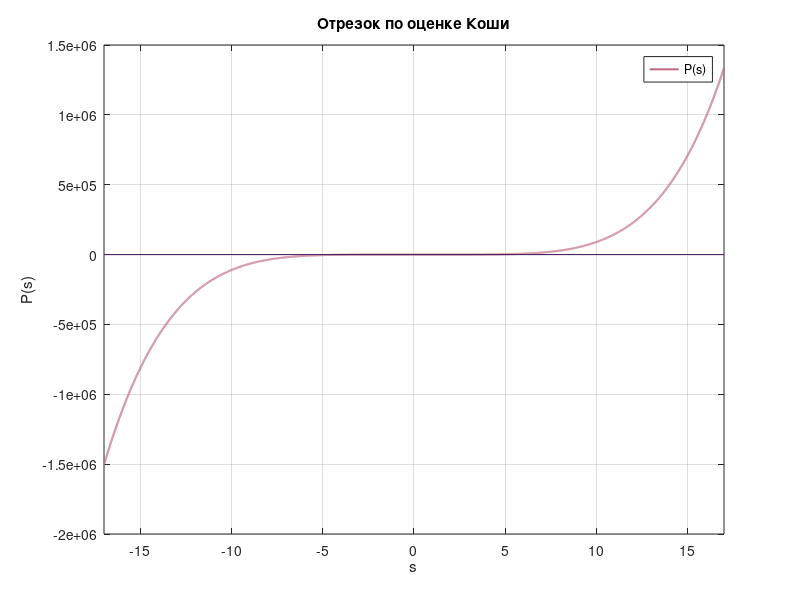
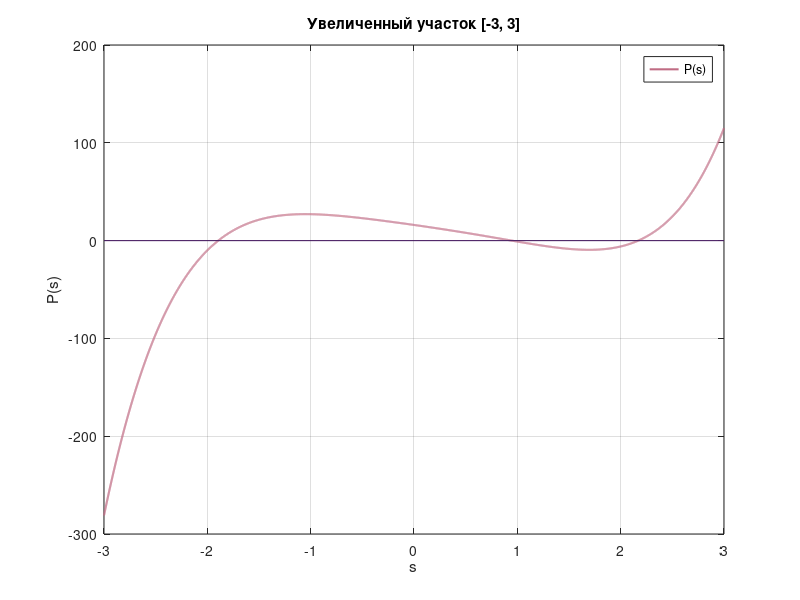
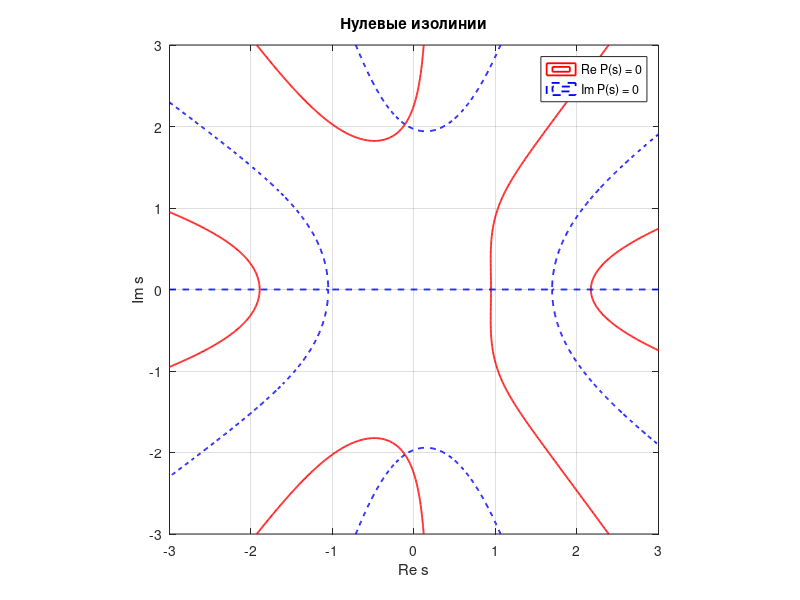
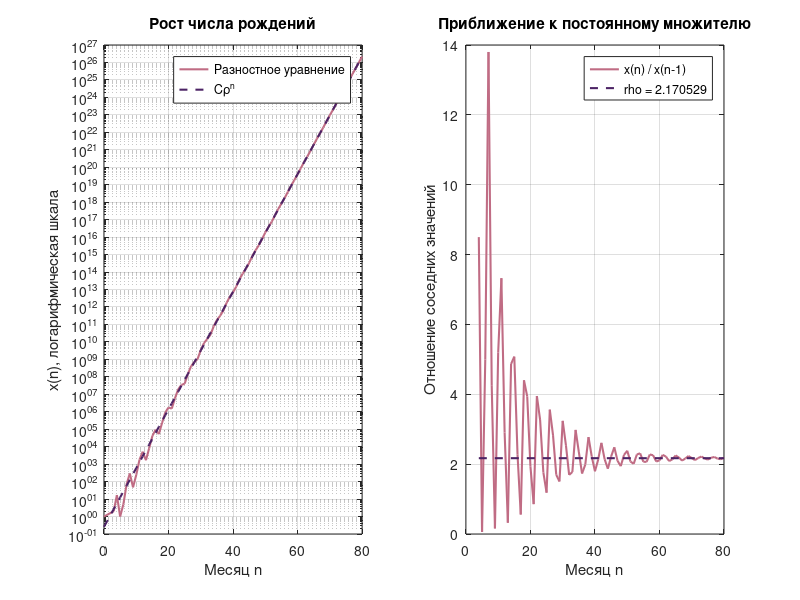

Reproduce these figures in MATLAB, in order.
clear;
clc;
close all;

%% Постоянные
m = 2;
k = 17;

%% Палитра
dark_purple = [0.2980, 0.1373, 0.3961]; % вещественная часть / основной график
red         = [0.7529, 0.4235, 0.5176]; % мнимая часть / вспомогательные линии

%% Первые значения разностного уравнения
months = 80;

% –––––

% x(n + 1) хранит число пар, родившихся в месяце n
x = zeros(1, months + 1);
x(1:5) = [1, 0, 0, m, k];

% Вычисление последовательности по рекуррентной формуле
for n = 5:months
    x(n + 1) = x(n) + m * x(n - 2) + (k - m) * x(n - 3) + (1 - k) * x(n - 4);
end

% Вывод первых одиннадцати значений
fprintf('Месяц n    Число родившихся пар x(n)\n');
for n = 0:10
    fprintf('%7d %28.0f\n', n, x(n + 1));
end

% –––––

%% Характеристический многочлен и оценка Коши
P = @(s) s.^5 - s.^4 - m * s.^2 + (m - k) * s + k - 1;
dP = @(s) 5 * s.^4 - 4 * s.^3 - 2 * m * s + m - k;

% Коэффициенты записаны от старшей степени к свободному члену
coef = [1, -1, 0, -m, m - k, k - 1];
R = 1 + max(abs(coef(2:end) / coef(1)));

fprintf('\nОценка Коши: все корни лежат в круге |s| <= %g\n', R);

%% Графики характеристического многочлена
% График на отрезке, заданном оценкой Коши
figure(1);
s = linspace(-R, R, 6001);
plot(s, P(s), 'Color', red, 'LineWidth', 1.5);
hold on;
plot([-R, R], [0, 0], 'Color', dark_purple, 'LineWidth', 0.8);
grid on;
xlabel('s');
ylabel('P(s)');
title('Отрезок по оценке Коши');
legend('P(s)');
xlim([-R, R]);
hold off;

% Увеличенный участок, содержащий вещественные корни
figure(2);
s = linspace(-3, 3, 6001);
plot(s, P(s), 'Color', red, 'LineWidth', 1.5);
hold on;
plot([-3, 3], [0, 0], 'Color', dark_purple, 'LineWidth', 0.8);
grid on;
xlabel('s');
ylabel('P(s)');
title('Увеличенный участок [-3, 3]');
legend('P(s)');
xlim([-3, 3]);
hold off;

% Нулевые изолинии действительной и мнимой частей P(s)
real_part = linspace(-3, 3, 601);
imaginary_part = linspace(-3, 3, 601);
[X, Y] = meshgrid(real_part, imaginary_part);
Z = X + 1i * Y;

figure(3);
contour(X, Y, real(P(Z)), [0, 0], 'r-', 'LineWidth', 1.3);
hold on;
contour(X, Y, imag(P(Z)), [0, 0], 'b--', 'LineWidth', 1.3);
axis equal;
grid on;
xlabel('Re s');
ylabel('Im s');
title('Нулевые изолинии');
legend('Re P(s) = 0', 'Im P(s) = 0');
hold off;

% –––––

%% Метод Ньютона для пяти начальных приближений
starts = [-2, 0.8, 2, 2i, -2i];
tol_f = 1e-11;
tol_s = 1e-12;
max_iter = 100;

roots_newton = zeros(size(starts));
histories = cell(size(starts));

% Для каждой начальной точки сохраняется вся последовательность итераций.
fprintf('\nНачальная точка        Корень                              |s|          |P(s)|    Итерации\n');

for q = 1:numel(starts)
    s = starts(q);
    history = s;
    converged = false;

    for iteration = 1:max_iter
        derivative = dP(s);

        if abs(derivative) < 1e-14
            error('Производная слишком близка к нулю.');
        end

        s_new = s - P(s) / derivative;
        history(end + 1) = s_new;

        if abs(P(s_new)) < tol_f && abs(s_new - s) < tol_s
            converged = true;
            break;
        end

        s = s_new;
    end

    if ~converged
        error('Метод Ньютона не сошёлся за заданное число итераций.');
    end

    roots_newton(q) = s_new;
    histories{q} = history;

    fprintf('%9.4f%+9.4fi   % .10f%+.10fi    %.10f   %.2e     %2d\n', ...
        real(starts(q)), imag(starts(q)), real(s_new), imag(s_new), ...
        abs(s_new), abs(P(s_new)), numel(history) - 1);
end

% –––––

%% Проверка найденных корней
% Проверяем различность корней, невязку и ненулевую производную.
for q = 1:numel(roots_newton)
    for p = 1:q-1
        assert(abs(roots_newton(q) - roots_newton(p)) > 1e-6);
    end
end
assert(max(abs(P(roots_newton))) < 1e-11);
assert(min(abs(dP(roots_newton))) > 1e-6);

% –––––

% Восстанавливаем коэффициенты многочлена по найденным корням.
coefficients = [1, -1, 0, -m, m - k, k - 1];
coefficient_error = max(abs(poly(roots_newton) - coefficients));
fprintf('Ошибка восстановления коэффициентов: %.2e\n', coefficient_error);
assert(coefficient_error < 1e-10);

fprintf('\nИтерации для положительного растущего корня:\n');
for j = 1:numel(histories{3})
    s = histories{3}(j);
    fprintf('%2d: s = %.12f; |P(s)| = %.3e\n', j - 1, real(s), abs(P(s)));
end

% –––––

%% Общее решение и главный корень
% Матрица системы для коэффициентов A_1, ..., A_5.
V = zeros(5, 5);
for j = 1:5
    V(:, j) = roots_newton(j) .^ (0:4).';
end

initial = [1; 0; 0; m; k];
A = V \ initial;
[~, dominant_index] = max(abs(roots_newton));
rho = real(roots_newton(dominant_index));
C = real(A(dominant_index));

% Характеристики главного корня.
fprintf('\nНаибольший модуль: rho = %.12f\n', rho);
fprintf('Коэффициент: C = %.12f\n', C);
fprintf('Асимптотический прирост за месяц: %.4f%%\n', (rho - 1) * 100);
assert(C > 0);

% Сравнение рекуррентного решения с формулой через найденные корни.
n = 0:months;
V_all = zeros(months + 1, 5);
for j = 1:5
    V_all(:, j) = roots_newton(j) .^ n.';
end
from_roots = V_all * A;

relative_error = max(abs(from_roots.' - x) ./ max(1, x));
assert(relative_error < 1e-10);

% –––––

%% Графики роста решения
figure(4);

% Число рождений и его главная асимптотика.
subplot(1, 2, 1);
positive = x > 0;
semilogy(n(positive), x(positive), 'Color', red, 'LineWidth', 1.5);
hold on;
semilogy(n, C * rho.^n, '--', 'Color', dark_purple, 'LineWidth', 1.5);
grid on;
xlabel('Месяц n');
ylabel('x(n), логарифмическая шкала');
title('Рост числа рождений');
legend('Разностное уравнение', 'C\rho^n');
hold off;

% Отношение соседних значений последовательности.
subplot(1, 2, 2);
plot(n(5:end), x(5:end) ./ x(4:end-1), 'Color', red, 'LineWidth', 1.5);
hold on;
plot([n(5), n(end)], [rho, rho], '--', 'Color', dark_purple, 'LineWidth', 1.5);
grid on;
xlabel('Месяц n');
ylabel('Отношение соседних значений');
title('Приближение к постоянному множителю');
legend('x(n) / x(n-1)', sprintf('rho = %.6f', rho));
hold off;

% Численная проверка для нескольких месяцев.
for month = [20, 40, 60, 80]
    fprintf('n=%2d: x(n)/rho^n = %.9f; x(n)/x(n-1) = %.9f\n', ...
        month, x(month + 1) / rho^month, x(month + 1) / x(month));
end

%% Запуск файла с Octave (раскомментировать)
%if exist('OCTAVE_VERSION', 'builtin')
%    disp('Графики построены.');
%    pause;
%end
